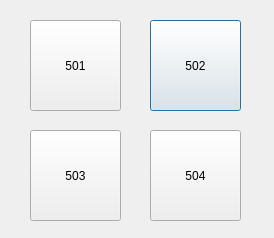
<?xml version="1.0" encoding="UTF-8"?>
<ui version="4.0">
 <class>avalible_room</class>
 <widget class="QDialog" name="avalible_room">
  <property name="geometry">
   <rect>
    <x>0</x>
    <y>0</y>
    <width>274</width>
    <height>238</height>
   </rect>
  </property>
  <property name="windowTitle">
   <string>Dialog</string>
  </property>
  <widget class="QPushButton" name="pushButton_2">
   <property name="geometry">
    <rect>
     <x>150</x>
     <y>20</y>
     <width>91</width>
     <height>91</height>
    </rect>
   </property>
   <property name="text">
    <string>502</string>
   </property>
  </widget>
  <widget class="QPushButton" name="pushButton_3">
   <property name="geometry">
    <rect>
     <x>30</x>
     <y>130</y>
     <width>91</width>
     <height>91</height>
    </rect>
   </property>
   <property name="text">
    <string>503</string>
   </property>
  </widget>
  <widget class="QPushButton" name="pushButton_5">
   <property name="geometry">
    <rect>
     <x>150</x>
     <y>130</y>
     <width>91</width>
     <height>91</height>
    </rect>
   </property>
   <property name="text">
    <string>504</string>
   </property>
  </widget>
  <widget class="QPushButton" name="pushButton">
   <property name="geometry">
    <rect>
     <x>30</x>
     <y>20</y>
     <width>91</width>
     <height>91</height>
    </rect>
   </property>
   <property name="text">
    <string>501</string>
   </property>
  </widget>
 </widget>
 <resources/>
 <connections/>
</ui>
